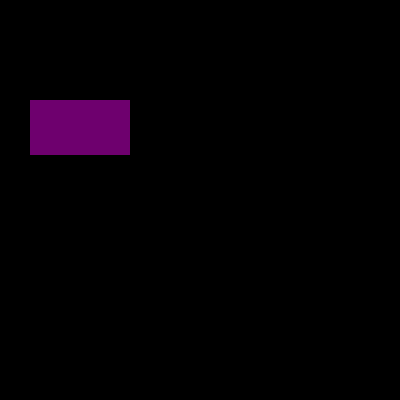
Frame 1 (no input)
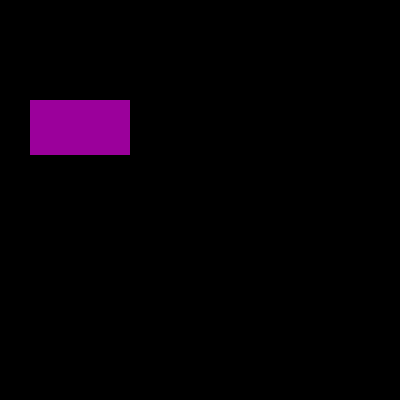
Frame 60 (the mouse pressed at the canvas centre just before this capture)
Frame 120 (the mouse held since frame 60 and released just before this capture): identical to frame 60, image omitted

The Processing sketch that drew these frames (run headless with seeded random() and noise(); from frame 60 on, the mouse is pressed at the canvas centre):

// Processing sketch: squareLines
// ── squareLines.pde
int rx = 30;
int ry = 100;
int rw = 100;
int rh = 55;

int rxy = 0;

int kald= 0;

boolean sort = false;

void setup () {
  size(400, 400);
  background(0);
  stroke(0, 255, 0);
}

void draw () {
  if (sort){
  stroke(0);
  }
  else {
  stroke(155,0,155);
  }
  
  for(int y= 0; y < rh; y++) {
   for(int x= 0; x < rw; x++)
   point(rx+x,ry+y);
   kald++;
   }
   println(kald);
  }
